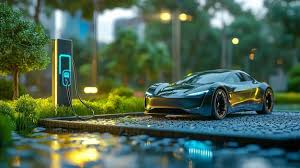
#> input picture practical/ml_practice/OpenCV/ev4.jpg, 300 x 168 px, found by its file name
$ python canny.py
#> lines starting #> are read from the running program, lines starting #| are printed output that depends on the picture
# canny edge detection
import numpy as np
import matplotlib.pyplot as plt
import cv2 as cv

img=cv.imread(r'.venv\practical\ml_practice\OpenCV\ev4.jpg',0)
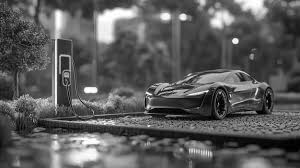
#> img: shape (168, 300); min 0, max 255, mean 90.1

edge=cv.Canny(img,120,200)
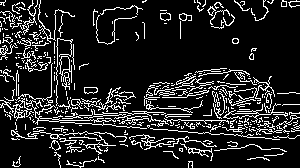
#> edge: shape (168, 300); 14% white in thin lines or dots

cv.imshow('blur',edge)

cv.waitKey(0)
cv.destroyAllWindows()
